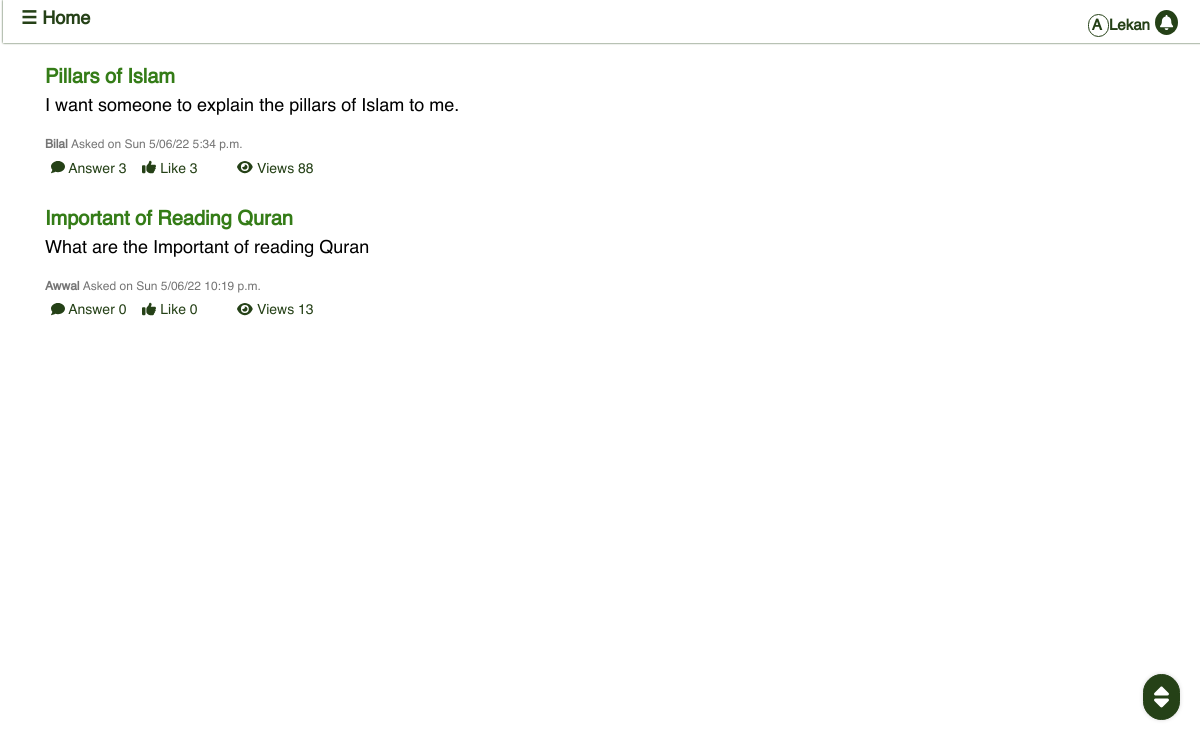
The page /page/home/ (signed in) on the database its author committed.
### ask/models.py (models this page shows, shortened)
class Question(models.Model):
    name=models.ForeignKey(Profile, on_delete=models.CASCADE,null=True,  related_name='User')
    date=models.DateTimeField(auto_now_add=True)
    title=models.CharField(max_length=200, blank=True,null=True)
    body=models.CharField(max_length=1000)
    active=models.BooleanField(default=True)
    Support=models.ManyToManyField(Profile, related_name='support', blank=True, symmetrical=False)
    view=GenericRelation(HitCount, object_id_field='object_pk', related_name='countViews')
    Views=models.IntegerField(default=0, blank=True, null=True)
    def active_question(self):
        return Question.objects.filter(active=True)
    def unactive_question(self, profile):
        return Question.objects.filter(active=False, name=profile)

class Profile(models.Model):
    user=models.OneToOneField(User, on_delete=models.CASCADE,related_name='ProfUser')
    follow=models.ManyToManyField('self', related_name='follows', symmetrical=False)
    age=models.DateField(null=True,blank=True)
    islam=models.CharField(max_length=100, choices=check, null=True)
    Basic_Knowledge=models.CharField(max_length=50, choices=basic, null=True, blank=True)
    NameofLastProphet=models.CharField(max_length=50,choices=last,null=True, blank=True)
    mode=models.CharField(max_length=10,choices=color, default='Light')
    def __str__(self):
        return self.user.username

### ask/views.py (the view)
# urls.py: path('home/', fview, name='home'),
def fview(request):
    questions=Question()
    b=Question()
    answer=Answer()
    try:
        currentUser=Profile.objects.get(user__username=request.user)
        uquestion=questions.unactive_question(profile=currentUser)
    except ObjectDoesNotExist:
        currentUser=None
        uquestion=None
    nanswer=answer.recently_add
    questions=questions.active_question
    nquestion=''
    pquestion=''
    mquestion=''
    if request.method=='POST':
        Filter=request.POST.get('filter')
        print(Filter)
        if Filter =='Most':
            mquestion=b.most_answer
        elif Filter == 'Recent':
            nquestion=b.recently_add
        elif Filter == 'Popular':
            pquestion=b.most_popular
        else:
            mquestion=None
            nquestion=None
            pquestion=None
    else:
        mquestion=None
        nquestion=None
        pquestion=None
    return render(request, 'home.html', {'questions':questions, 'uquestion':uquestion, 'mquestion':mquestion ,'pquestion':pquestion, 'nquestion':nquestion,'currentUser':currentUser})

### template/home.html (shortened to what this page needs)
{%extends 'base.html'%}
{%load static%}
{%load hitcount_tags%}
{%block header%}
Home
{%endblock%}
{%block content%}
    <br>
    <div class='bo' id='box'>
    {%if mquestion%}
        {%include 'most_answer.html' with questions=mquestion%}
    {%elif nquestion%}
        {%include 'recent.html' with questions=nquestion %}
    {%elif pquestion%}
        {% include 'popular.html' with questions=pquestion%}
    {%else%}
        {%for question in questions%}
            <a class='normal' href='{%url 'detail' question.id%}'>
                {%if question.title != None %}
                    <div class='insize' style='font-size:20px'>
                        {{question.title}}
                    </div>
                    <div class='mesize' style='font-size:18px'>
                        {{question.body}}
                    </div>
                {%else%}
                    <div class='insize'>
                        {{question.body}}
                    </div>
                {%endif%}
            </a>
            <p>
                <div class='desize' style='font-size:12px'>
                    <b class='passive'>
                        {{question.name|title}}
                    </b>
                    <span class='passive'>
                        Asked on {{question.date|date:'D j/m/y'}} {{question.date|time}}
                    </span>
                </div>
            <div>
                <span class='cag' style='font-size:14px;'>
                    <button type='button' class='button other' stye='color:254117'>
                         <i class='fas fa-comment'></i>
                         Answer {{question.question.count}}
                     </button>
                        {% include 'like2.html' %}
                     <button type='button' class='button other' stye='color:254117;'>
                         <i class='fas fa-eye'></i>
                         Views {{question.Views}}
                     </button>
                </span>
            </div>
            <br>
        {%endfor%}
    </div>
{%endif%}
<div class='bottom-side' style='font-size:24px;' onClick='filter()'>
  <i class='fas fa-sort'></i>
</div>
</p>
{%endblock%}

### template/base.html (shortened to what this page needs)
{%load static%}
{% load crispy_forms_tags %}
{% load fontawesome_5 %}
{% load hitcount_tags %}
{% load notifications_tags %}
<html>
<head>
    {% if user.ProfUser.mode == 'Dark' %}
    <link rel='stylesheet' href='{%static 'css/bootstrap/bootstrap.min.css'%}' >
    <link rel='stylesheet' href='{%static 'css/awwal.css'%}' >
    <link rel='stylesheet' href='{%static 'css/dark.css'%}' >
    {%else%}
    <link rel='stylesheet' href='{%static 'css/bootstrap/bootstrap.min.css'%}' >
    <link rel='stylesheet' href='{%static 'css/awwal.css'%}' >
    {%endif%}
</head>
<body>
    <div id='body'>
        <p class='icon' id='icon'>
           <button onclick='drop()' class='button' >
            <span class='header'>
                &#9776
                {%block header%}{%endblock%}
            </span>
           </button>
           {%if user.is_authenticated%}
           <a href='{%url 'notify' %}' class='left'>
                <i class='fas fa-bell'> </i>
            </a>
            <b class='left'>
                <span class='circle'>
                    A
                </span>
                {{request.user|title}}
            </b>
        {%endif%}
    </p>
    <div class='container' style='position:relative;top:20px'>
    <p>
        {%block content%}
        {%endblock%}
    </div>
    </div>
</body>
</html>

### template/like2.html (shortened to what this page needs)
<button hx-get='{%url 'like' question.id%}'
 hx-swap='outerHTML'
 hx-include="input[name='questionId']"
 class='button other'
 id='getid'
 value ={{question.id}}
 >
 {% if currentUser in question.Support.all %}
 <span style='color:347C17' ><i class='fas fa-thumbs-up'></i>
 Like    {{question.Support.count}}
</span>
 {%else%}
 <span style='color:254117' >
 <i class='fas fa-thumbs-up' style='color:254117'></i>
 Like    {{question.Support.count}}
 <span>
 {%endif%}
</button>

### static/css/awwal.css (style rules this page uses)
body { padding:3px; background-color:white; font-family:Helvetica; font-size:16px; margin:0; }
.header { position:relative; top:0; font-size:18px; font-weight:bold }
.circle { border-radius:50px; padding:3px; border:1px solid #254117 }
.left { brder:1px solid black; border-radius:50%; position:relative; float:right; right:20px; font-size:15px; op:10px; padding:5px; }
.bottom-side { border:1px solid #254117; font-size:24px; border-radius:50px; bordr:2px solid white; padding:8px; position:fixed; bottom:40px; float:right; right:20px; background-color:254117; color: white; box-shadow:0 0px 4px #d8d8d8; z-index:7; }
.button { color:254117; background-color:White; border:none; }
.insize { font-size:18px; font-weight:bold; color:347C17 }
.mesize { font-size:15px; }
.passive { color:757575 }
.desize { font-size:13px; }
.icon { position:fixed; z-index:10; margin:0; width:100vw; top:0px; color:254117; padding:5px; background-color:white; text-aign:center; jusify-content:center; align-items:center; font-sze:15px; word-spcing:1cm; border-botom:solid #254117 1px; box-shadow:0 0 2px; pading-left:7px; bordr-radius:5px; z-index:10; }
a { text-decoration:none; background-color:254117; color:white; padding:3px; border-radius:3px; font-size:13px }
a.normal { text-decoration:none; background-color:None; color:black; padding:0; border-radius:0; font-size:none }
b.left { display:none }
button { background-color:None; border:None; color:254117; }
@media (min-width:600px) { .header { padding:7px; font-size:18px; } }
@media (min-width:600px) { .left { top:5px; } }
@media (min-width:600px) { .bottom-side { padding:10px; bottom:80px; } }
@media (min-width:600px) { b.left { display:block } }

### rows shown on the page
Question: title "Pillars of Islam", body "I want someone to explain the pillars of Islam to me.", name "Bilal", date "Sun 5/06/22", date "5:34 p.m.", question.count "3", Support.count "3", Views "88"
Question: title "Important of Reading Quran", body "What are the Important of reading Quran", name "Awwal", date "Sun 5/06/22", date "10:19 p.m.", question.count "0", Support.count "0", Views "13"

### other values the page prints
{{ request.user|title }} "Lekan"
